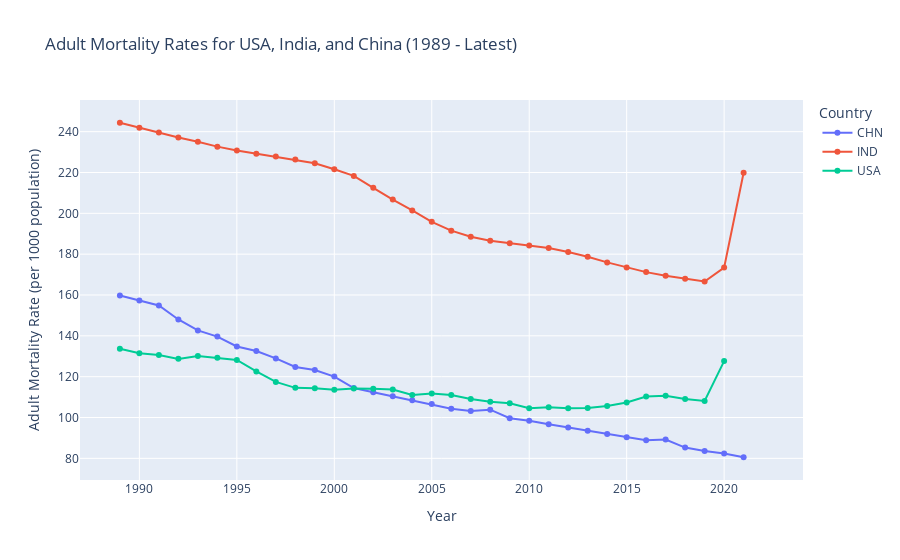

Here is the notebook cell this chart was saved with:
### Code cell
# Import necessary libraries
import wbgapi as wb  # Importing World Bank API for accessing economic data
import pandas as pd  # Importing pandas for data manipulation
import matplotlib.pyplot as plt  # Importing matplotlib for plotting static visualizations
import plotly.express as px  # Importing Plotly Express for interactive visualizations

# ----- Data Fetch & Preparation --------------------------------------
# Retrieving GDP per capita data for India, China, and USA from 2010 to 2021
df_gdp = wb.data.DataFrame('NY.GDP.PCAP.CD', ['IND', 'CHN', 'USA'], range(2010, 2021))  # Fetching GDP per capita data

# Transforming the data from wide format to long format for easier plotting
df_gdp_long = df_gdp.reset_index().melt(id_vars='economy', var_name='Year', value_name='GDP Per Capita')
df_gdp_long['Year'] = df_gdp_long['Year'].str.replace('YR', '').astype(int)  # Converting Year from string to integer

# Adult Mortality Rate Data Fetch & Preparation
df_male = wb.data.DataFrame('SP.DYN.AMRT.MA', ['USA', 'IND', 'CHN'], time=range(1989, 2023))  # Fetching male adult mortality rate
df_female = wb.data.DataFrame('SP.DYN.AMRT.FE', ['USA', 'IND', 'CHN'], time=range(1989, 2023))  # Fetching female adult mortality rate
df_mortality = (df_male + df_female) / 2  # Averaging male and female rates
df_mortality_long = df_mortality.reset_index().melt(id_vars='economy', var_name='Year', value_name='Adult Mortality Rate')
df_mortality_long['Year'] = df_mortality_long['Year'].str.replace('YR', '').astype(int)  # Converting Year from string to integer

# ----- Visual 1: GDP Per Capita Visualization --------------------------------------
# Plot the transformed data
fig, ax = plt.subplots(figsize=(10, 6))  # Creating a figure and axis for the plot
# Looping through each country to plot their GDP per capita over time
for country_code in df_gdp_long['economy'].unique():
    country_data = df_gdp_long[df_gdp_long['economy'] == country_code]
    ax.plot(country_data['Year'], country_data['GDP Per Capita'], marker='o', label=wb.economy.coder(country_code))

# Add vertical lines to demonstrate differences between countries' GDP per capita
for year in range(2010, 2021):
    year_data = df_gdp_long[df_gdp_long['Year'] == year].sort_values('GDP Per Capita')
    for i in range(len(year_data) - 1):
        lower_country = year_data.iloc[i]
        upper_country = year_data.iloc[i+1]
        ax.vlines(year, lower_country['GDP Per Capita'], upper_country['GDP Per Capita'], colors='grey', linestyles='dashed', alpha=0.5)
        mid_point = (lower_country['GDP Per Capita'] + upper_country['GDP Per Capita']) / 2
        diff = upper_country['GDP Per Capita'] - lower_country['GDP Per Capita']
        ax.text(year, mid_point, f'Δ{diff:,.0f}', horizontalalignment='center', verticalalignment='bottom')

# Customize plot
plt.xlabel('Year')
plt.ylabel('GDP Per Capita (Current US$)')
plt.title('GDP Per Capita Over Time for IND, CHN, USA')
ax.legend(title='Country', loc='upper right', bbox_to_anchor=(1.1, 1.08), ncol=3)
plt.grid(False)
plt.tight_layout()
plt.show()

# ----- Visual 2: Adult Mortality Rate Visualization --------------------------------------
# Create an interactive line plot using plotly
fig = px.line(df_mortality_long,
              x='Year',
              y='Adult Mortality Rate',
              color='economy',
              labels={'economy': 'Country', 'Adult Mortality Rate': 'Adult Mortality Rate (per 1000 population)'},
              title='Adult Mortality Rates for USA, India, and China (1989 - Latest)',
              markers=True)

# Update traces and layout for clarity and interactivity
fig.update_traces(mode='lines+markers', hoverinfo='all')
fig.update_layout(yaxis_title='Adult Mortality Rate (per 1000 population)', height=500)  # Height set to 500 pixels for better readability

# Show the plot

fig.show()

### Figure 1 — Plotly figure (JSON) as saved in the notebook; plotly's stock layout.template omitted (floating-point values rounded to 4 significant figures)
{"data": [{"hoverinfo": "all", "hovertemplate": "Country=CHN<br>Year=%{x}<br>Adult Mortality Rate (per 1000 population)=%{y}<extra></extra>", "legendgroup": "CHN", "line": {"color": "#636efa", "dash": "solid"}, "marker": {"symbol": "circle"}, "mode": "lines+markers", "name": "CHN", "orientation": "v", "showlegend": true, "type": "scatter", "x": [1989, 1990, 1991, 1992, 1993, 1994, 1995, 1996, 1997, 1998, 1999, 2000, 2001, 2002, 2003, 2004, 2005, 2006, 2007, 2008, 2009, 2010, 2011, 2012, 2013, 2014, 2015, 2016, 2017, 2018, 2019, 2020, 2021, 2022], "xaxis": "x", "y": [159.8, 157.3, 154.9, 148.0, 142.7, 139.6, 134.8, 132.6, 129.0, 124.8, 123.3, 120.0, 114.5, 112.3, 110.4, 108.5, 106.6, 104.3, 103.2, 103.9, 99.64, 98.41, 96.67, 95.06, 93.56, 91.94, 90.32, 88.84, 89.17, 85.26, 83.6, 82.42, 80.54, null], "yaxis": "y"}, {"hoverinfo": "all", "hovertemplate": "Country=IND<br>Year=%{x}<br>Adult Mortality Rate (per 1000 population)=%{y}<extra></extra>", "legendgroup": "IND", "line": {"color": "#EF553B", "dash": "solid"}, "marker": {"symbol": "circle"}, "mode": "lines+markers", "name": "IND", "orientation": "v", "showlegend": true, "type": "scatter", "x": [1989, 1990, 1991, 1992, 1993, 1994, 1995, 1996, 1997, 1998, 1999, 2000, 2001, 2002, 2003, 2004, 2005, 2006, 2007, 2008, 2009, 2010, 2011, 2012, 2013, 2014, 2015, 2016, 2017, 2018, 2019, 2020, 2021, 2022], "xaxis": "x", "y": [244.4, 241.9, 239.6, 237.1, 235.1, 232.7, 230.8, 229.2, 227.8, 226.3, 224.5, 221.6, 218.3, 212.5, 206.7, 201.4, 195.9, 191.5, 188.6, 186.6, 185.3, 184.3, 183.0, 181.1, 178.7, 176.0, 173.5, 171.2, 169.4, 167.9, 166.6, 173.4, 219.9, null], "yaxis": "y"}, {"hoverinfo": "all", "hovertemplate": "Country=USA<br>Year=%{x}<br>Adult Mortality Rate (per 1000 population)=%{y}<extra></extra>", "legendgroup": "USA", "line": {"color": "#00cc96", "dash": "solid"}, "marker": {"symbol": "circle"}, "mode": "lines+markers", "name": "USA", "orientation": "v", "showlegend": true, "type": "scatter", "x": [1989, 1990, 1991, 1992, 1993, 1994, 1995, 1996, 1997, 1998, 1999, 2000, 2001, 2002, 2003, 2004, 2005, 2006, 2007, 2008, 2009, 2010, 2011, 2012, 2013, 2014, 2015, 2016, 2017, 2018, 2019, 2020, 2021, 2022], "xaxis": "x", "y": [133.7, 131.5, 130.6, 128.7, 130.2, 129.3, 128.2, 122.6, 117.4, 114.5, 114.3, 113.6, 114.2, 114.0, 113.7, 111.0, 111.7, 111.0, 109.0, 107.8, 107.0, 104.5, 105.0, 104.5, 104.7, 105.6, 107.4, 110.3, 110.6, 109.1, 108.1, 127.6, null, null], "yaxis": "y"}], "layout": {"autosize": true, "legend": {"title": {"text": "Country"}, "tracegroupgap": 0}, "title": {"text": "Adult Mortality Rates for USA, India, and China (1989 - Latest)"}, "xaxis": {"anchor": "y", "autorange": true, "domain": [0, 1], "range": [1987.0, 2024.0], "title": {"text": "Year"}, "type": "linear"}, "yaxis": {"anchor": "x", "autorange": true, "domain": [0, 1], "range": [67.02, 257.9], "title": {"text": "Adult Mortality Rate (per 1000 population)"}, "type": "linear"}}}
